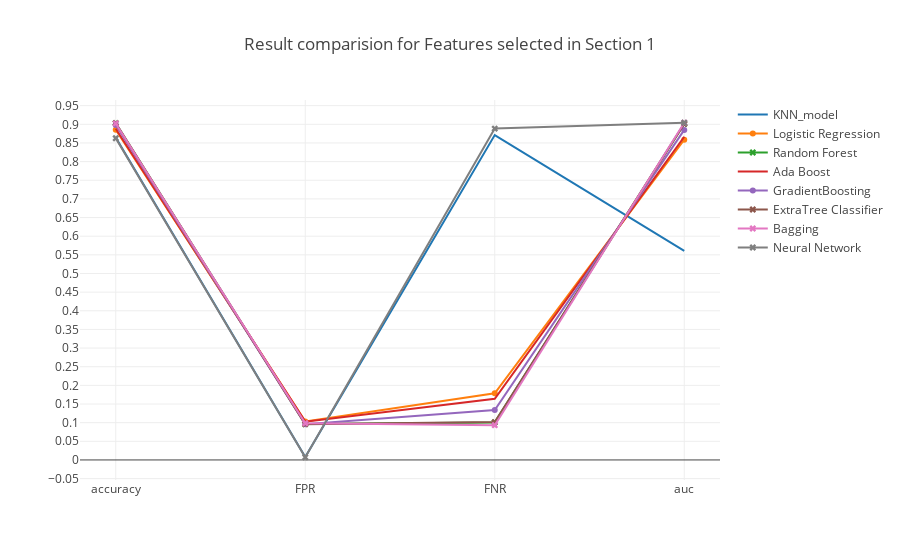

Notebook code cell kept with this figure:
### Markdown cell above
### <a id='1.A' style="text-decoration : none; color : #000000;"> A Results</a>

### Code cell
trace0 = go.Scatter(x=table_80_50_test.iloc[0].index.values[[0,5,6,7]],
                    y=table_80_50_test.iloc[0].values[[0,5,6,7]],
                    mode = 'lines',
                    name = 'KNN_model')

trace1 = go.Scatter(x=table_80_50_test.iloc[1].index.values[[0,5,6,7]],
                    y=table_80_50_test.iloc[1].values[[0,5,6,7]],
                    mode = 'lines+markers',
                    name = 'Logistic Regression')

trace2 = go.Scatter(x=table_80_50_test.iloc[2].index.values[[0,5,6,7]],
                    y=table_80_50_test.iloc[2].values[[0,5,6,7]],
                    mode = 'lines+markers',marker=dict(symbol='x'),
                    name = 'Random Forest')


trace3 = go.Scatter(x=table_80_50_test.iloc[3].index.values[[0,5,6,7]],
                    y=table_80_50_test.iloc[3].values[[0,5,6,7]],
                    mode = 'lines',
                    name = 'Ada Boost')

trace4 = go.Scatter(x=table_80_50_test.iloc[4].index.values[[0,5,6,7]],
                    y=table_80_50_test.iloc[4].values[[0,5,6,7]],
                    mode = 'lines+markers',
                    name = 'GradientBoosting')

trace5 = go.Scatter(x=table_80_50_test.iloc[5].index.values[[0,5,6,7]],
                    y=table_80_50_test.iloc[5].values[[0,5,6,7]],
                    mode = 'lines+markers',marker=dict(symbol='x'),
                    name = 'ExtraTree Classifier')

trace6 = go.Scatter(x=table_80_50_test.iloc[6].index.values[[0,5,6,7]],
                    y=table_80_50_test.iloc[6].values[[0,5,6,7]],
                    mode = 'lines+markers',marker=dict(symbol='x'),
                    name = 'Bagging')

trace7 = go.Scatter(x=table_80_50_test.iloc[7].index.values[[0,5,6,7]],
                    y=table_80_50_test.iloc[7].values[[0,5,6,7]],
                    mode = 'lines+markers',marker=dict(symbol='x'),
                    name = 'Neural Network')



data = [trace0, trace1, trace2, trace3, trace4, trace5, trace6, trace7]
layout = go.Layout(yaxis=dict(tick0=0,dtick=0.05),title='Result comparision for Features selected in Section 1')
fig = go.Figure(data=data, layout=layout)

iplot(fig, filename='Result')

### Figure 1 — Plotly figure (JSON) as saved in the notebook; plotly's stock layout.template omitted (floating-point values rounded to 4 significant figures)
{"data": [{"mode": "lines", "name": "KNN_model", "type": "scatter", "uid": "d333abe8-d234-4297-b4aa-7c5c863aafd8", "x": ["accuracy", "FPR", "FNR", "auc"], "y": [0.8649, 0.007637, 0.871, 0.5607]}, {"mode": "lines+markers", "name": "Logistic Regression", "type": "scatter", "uid": "a39c71b0-2bea-4555-aa95-cf67b5845122", "x": ["accuracy", "FPR", "FNR", "auc"], "y": [0.8855, 0.1033, 0.1789, 0.8589]}, {"marker": {"symbol": "x"}, "mode": "lines+markers", "name": "Random Forest", "type": "scatter", "uid": "9d2ecfc9-cb33-485a-8656-61cc9d45bb74", "x": ["accuracy", "FPR", "FNR", "auc"], "y": [0.9031, 0.09625, 0.1007, 0.9015]}, {"mode": "lines", "name": "Ada Boost", "type": "scatter", "uid": "41e95e83-9c78-428c-9400-d90588d20cb8", "x": ["accuracy", "FPR", "FNR", "auc"], "y": [0.8882, 0.1027, 0.1639, 0.8667]}, {"mode": "lines+markers", "name": "GradientBoosting", "type": "scatter", "uid": "1f3cc9b0-74ff-49d9-a4b9-12a0d2a2d886", "x": ["accuracy", "FPR", "FNR", "auc"], "y": [0.8984, 0.09597, 0.1339, 0.885]}, {"marker": {"symbol": "x"}, "mode": "lines+markers", "name": "ExtraTree Classifier", "type": "scatter", "uid": "3236160d-7faf-44df-ad75-20ec4f86c492", "x": ["accuracy", "FPR", "FNR", "auc"], "y": [0.9032, 0.09597, 0.1015, 0.9013]}, {"marker": {"symbol": "x"}, "mode": "lines+markers", "name": "Bagging", "type": "scatter", "uid": "b946f33f-a65f-4faa-837b-1d4bf693feb3", "x": ["accuracy", "FPR", "FNR", "auc"], "y": [0.9024, 0.09841, 0.09318, 0.9042]}, {"marker": {"symbol": "x"}, "mode": "lines+markers", "name": "Neural Network", "type": "scatter", "uid": "47bd397f-be47-4943-a245-fd47ae618edc", "x": ["accuracy", "FPR", "FNR", "auc"], "y": [0.8627, 0.007205, 0.8885, 0.9042]}], "layout": {"title": "Result comparision for Features selected in Section 1", "yaxis": {"dtick": 0.05, "tick0": 0}}}
